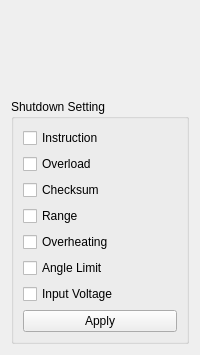
             <widget class="QWidget" name="page13AlarmShutdown">
              <layout class="QVBoxLayout" name="verticalLayout_35">
               <item>
                <spacer name="verticalSpacer_14">
                 <property name="orientation">
                  <enum>Qt::Vertical</enum>
                 </property>
                 <property name="sizeHint" stdset="0">
                  <size>
                   <width>20</width>
                   <height>88</height>
                  </size>
                 </property>
                </spacer>
               </item>
               <item>
                <widget class="QGroupBox" name="gbAlarmShutdown">
                 <property name="title">
                  <string>Shutdown Setting</string>
                 </property>
                 <layout class="QVBoxLayout" name="verticalLayout_34">
                  <item>
                   <widget class="QCheckBox" name="cbASInstruction">
                    <property name="text">
                     <string>Instruction</string>
                    </property>
                   </widget>
                  </item>
                  <item>
                   <widget class="QCheckBox" name="cbASOverload">
                    <property name="text">
                     <string>Overload</string>
                    </property>
                   </widget>
                  </item>
                  <item>
                   <widget class="QCheckBox" name="cbASChecksum">
                    <property name="text">
                     <string>Checksum</string>
                    </property>
                   </widget>
                  </item>
                  <item>
                   <widget class="QCheckBox" name="cbASRange">
                    <property name="text">
                     <string>Range</string>
                    </property>
                   </widget>
                  </item>
                  <item>
                   <widget class="QCheckBox" name="cbASOverheating">
                    <property name="text">
                     <string>Overheating</string>
                    </property>
                   </widget>
                  </item>
                  <item>
                   <widget class="QCheckBox" name="cbASAngleLimit">
                    <property name="text">
                     <string>Angle Limit</string>
                    </property>
                   </widget>
                  </item>
                  <item>
                   <widget class="QCheckBox" name="cbASInputVoltage">
                    <property name="text">
                     <string>Input Voltage</string>
                    </property>
                   </widget>
                  </item>
                  <item>
                   <widget class="QPushButton" name="pbAlarmShutdownApply">
                    <property name="text">
                     <string>Apply</string>
                    </property>
                   </widget>
                  </item>
                 </layout>
                </widget>
               </item>
              </layout>
             </widget>
